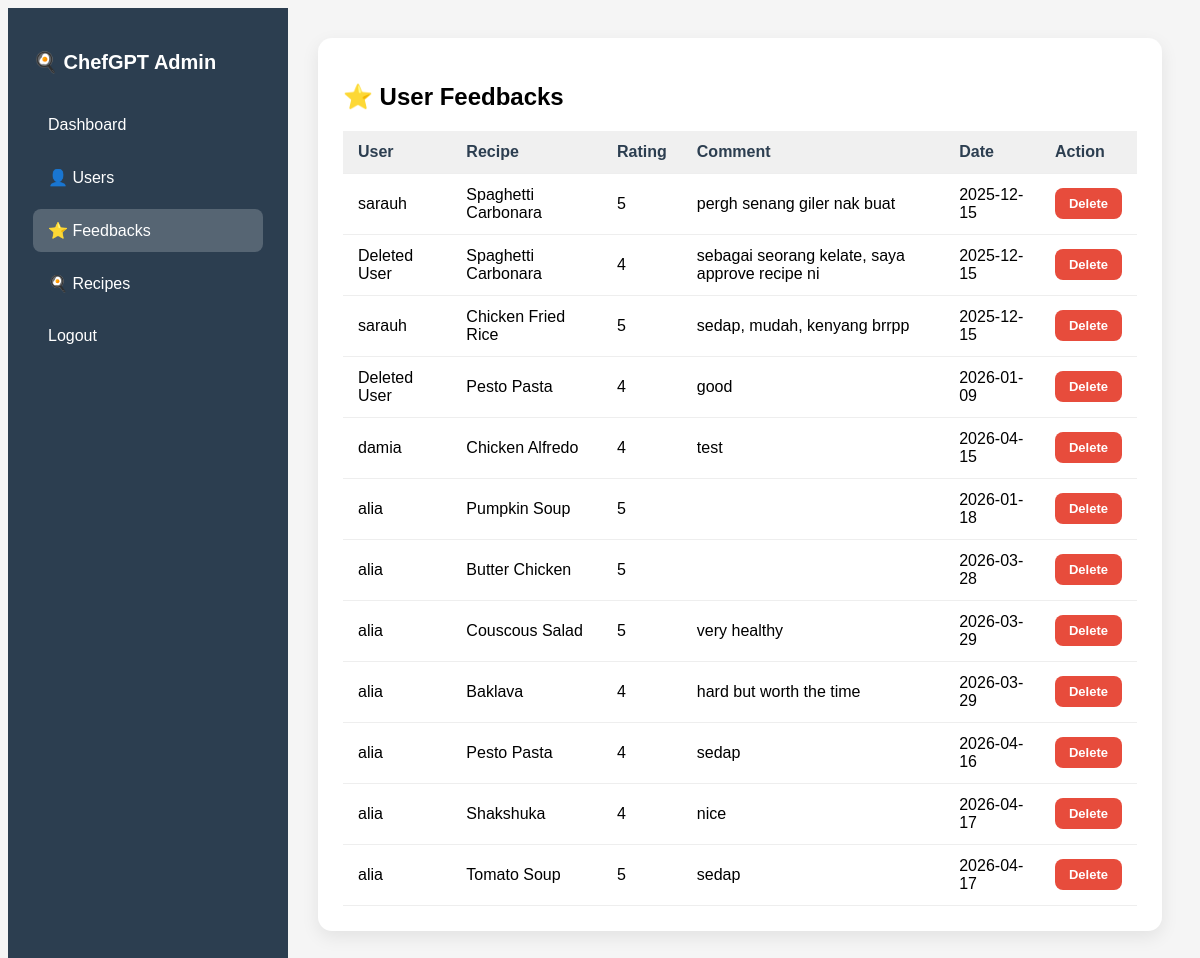
Before: /admin/manage_feedback (signed in) with the older database file.
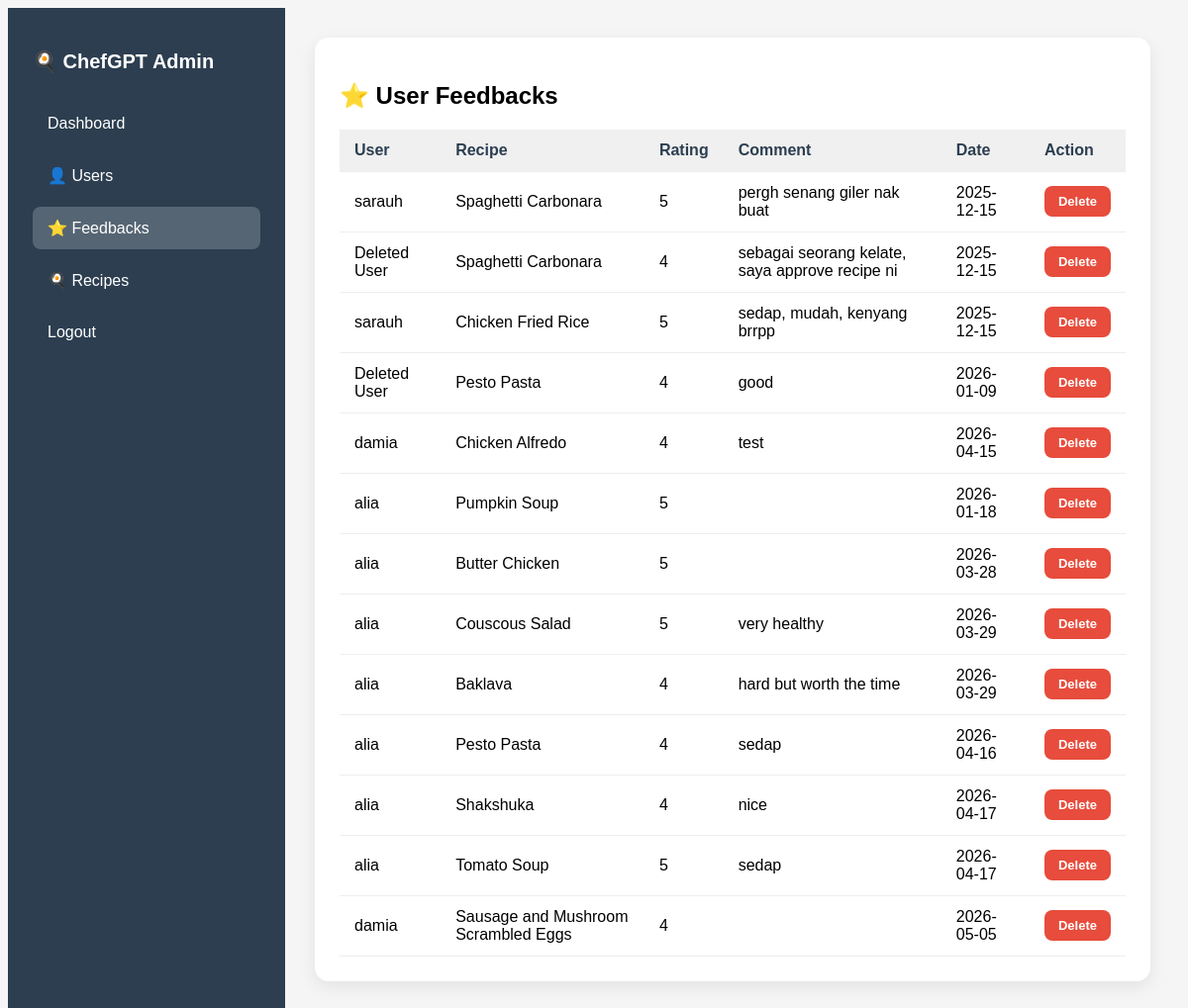
After: the same page with the newer database file.
### app.py (models this page shows)
class Feedback(db.Model):
    __tablename__ = 'feedbacks'
    id = db.Column(db.Integer, primary_key=True)
    user_id = db.Column(db.Integer, db.ForeignKey('user.id', ondelete="SET NULL"), nullable=True)
    username_backup = db.Column(db.String(80), nullable=True)
    recipe_id = db.Column(db.Integer, nullable=False)
    recipe_name = db.Column(db.String(200), nullable=False)
    rating = db.Column(db.Integer, nullable=True)
    comment = db.Column(db.Text, nullable=True)
    created_at = db.Column(db.DateTime, default=datetime.utcnow)
    user = db.relationship('User', backref='feedbacks')

class User(UserMixin, db.Model):
    id = db.Column(db.Integer, primary_key=True)
    username = db.Column(db.String(80), unique=True, nullable=False)
    email = db.Column(db.String(120), unique=True, nullable=False)
    password = db.Column(db.String(200), nullable=False)
    created_at = db.Column(db.DateTime, default=datetime.utcnow)
    role = db.Column(db.String(20), nullable=False, default='user')

### app.py (the view)
@app.route('/admin/manage_feedback')
@login_required
def manage_feedback():
    if current_user.role != 'admin':
        flash('Access denied', 'danger')
        return redirect(url_for('dashboard'))
    feedbacks = Feedback.query.all()
    return render_template('/admin/manage_feedbacks.html', feedbacks=feedbacks)

### app.py (called while the page is built)
@login_manager.user_loader
def load_user(user_id):
    return User.query.get(int(user_id))

### templates/admin/manage_feedbacks.html (shortened to what this page needs)
<!DOCTYPE html>
<html lang="en">
<head>
    <link rel="stylesheet" href="{{ url_for('static', filename='css/manage.css') }}">
</head>
<body>
<div class="wrapper">
    <aside class="sidebar">
        <h2>🍳 ChefGPT Admin</h2>
        <nav>
            <a href="{{ url_for('admin_dashboard') }}">Dashboard</a>
            <a href="{{ url_for('manage_user') }}">👤 Users</a>
            <a href="{{ url_for('manage_feedback') }}" class="active">⭐ Feedbacks</a>
            <a href="{{ url_for('manage_recipes') }}">🍳 Recipes</a>
            <a href="{{ url_for('logout') }}">Logout</a>
        </nav>
    </aside>
    <main class="main-content">
        <div class="section">
            <h2>⭐ User Feedbacks</h2>
            <table>
                <tr>
                    <th>User</th>
                    <th>Recipe</th>
                    <th>Rating</th>
                    <th>Comment</th>
                    <th>Date</th>
                    <th>Action</th>
                </tr>
                {% for fb in feedbacks %}
                <tr>
                    <td>{{ fb.user.username if fb.user else 'Deleted User' }}</td>
                    <td>{{ fb.recipe_name }}</td>
                    <td>{{ fb.rating }}</td>
                    <td>{{ fb.comment }}</td>
                    <td>{{ fb.created_at.strftime('%Y-%m-%d') }}</td>
                    <td>
                        <form method="POST"
                              action="{{ url_for('delete_feedback', feedback_id=fb.id) }}"
                              onsubmit="return confirm('Delete feedback?');">
                            <button class="btn delete">Delete</button>
                        </form>
                    </td>
                </tr>
                {% endfor %}
            </table>
        </div>
    </main>
</div>
</body>
</html>

Changed rows visible on the page:
added Feedback: user "damia", recipe_name "Sausage and Mushroom Scrambled Eggs", rating "4", created_at "2026-05-05"
